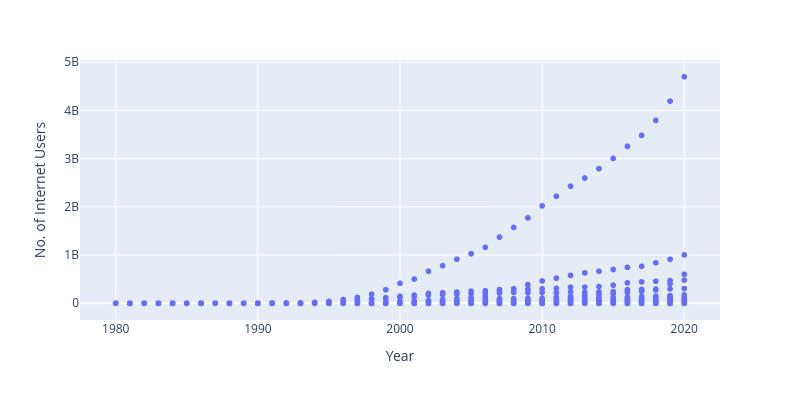

The cell this chart's notebook holds for it:
### Code cell
import plotly.express as px
fig = px.scatter(
    data_frame=df, x='Year', y='No. of Internet Users', width=800, height=400
)
fig.show()

### Figure 1 — Plotly figure (JSON) as saved in the notebook; plotly's stock layout.template omitted (floating-point values rounded to 4 significant figures; data arrays with more than 128 entries replaced by an {"elided": "..."} marker saying what was removed)
{"data": [{"hovertemplate": "Year=%{x}<br>No. of Internet Users=%{y}<extra></extra>", "legendgroup": "", "marker": {"color": "#636efa", "symbol": "circle"}, "mode": "markers", "name": "", "showlegend": false, "type": "scattergl", "x": {"elided": "8867 int values"}, "xaxis": "x", "y": {"elided": "8867 int values"}, "yaxis": "y"}], "layout": {"height": 400, "legend": {"tracegroupgap": 0}, "margin": {"t": 60}, "width": 800, "xaxis": {"anchor": "y", "domain": [0, 1], "title": {"text": "Year"}}, "yaxis": {"anchor": "x", "domain": [0, 1], "title": {"text": "No. of Internet Users"}}}}
